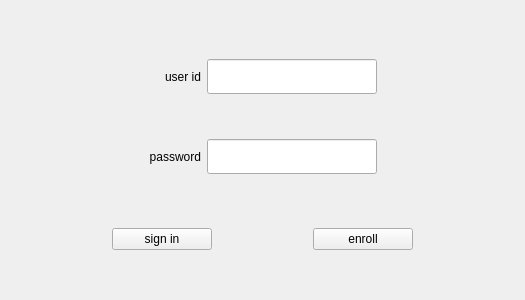
<?xml version="1.0" encoding="UTF-8"?>
<ui version="4.0">
 <class>ChatClient</class>
 <widget class="QWidget" name="ChatClient">
  <property name="geometry">
   <rect>
    <x>0</x>
    <y>0</y>
    <width>525</width>
    <height>300</height>
   </rect>
  </property>
  <property name="minimumSize">
   <size>
    <width>525</width>
    <height>300</height>
   </size>
  </property>
  <property name="maximumSize">
   <size>
    <width>800</width>
    <height>420</height>
   </size>
  </property>
  <property name="windowTitle">
   <string>Form</string>
  </property>
  <property name="autoFillBackground">
   <bool>false</bool>
  </property>
  <layout class="QVBoxLayout" name="verticalLayout">
   <item>
    <spacer name="verticalSpacer">
     <property name="orientation">
      <enum>Qt::Vertical</enum>
     </property>
     <property name="sizeHint" stdset="0">
      <size>
       <width>20</width>
       <height>40</height>
      </size>
     </property>
    </spacer>
   </item>
   <item>
    <widget class="QWidget" name="widget" native="true">
     <layout class="QGridLayout" name="gridLayout_2">
      <item row="2" column="2">
       <widget class="QLineEdit" name="passwordEdit">
        <property name="sizePolicy">
         <sizepolicy hsizetype="Fixed" vsizetype="Fixed">
          <horstretch>0</horstretch>
          <verstretch>0</verstretch>
         </sizepolicy>
        </property>
        <property name="minimumSize">
         <size>
          <width>170</width>
          <height>35</height>
         </size>
        </property>
        <property name="maximumSize">
         <size>
          <width>200</width>
          <height>50</height>
         </size>
        </property>
        <property name="mouseTracking">
         <bool>true</bool>
        </property>
        <property name="tabletTracking">
         <bool>false</bool>
        </property>
        <property name="focusPolicy">
         <enum>Qt::ClickFocus</enum>
        </property>
        <property name="text">
         <string/>
        </property>
        <property name="echoMode">
         <enum>QLineEdit::Password</enum>
        </property>
        <property name="dragEnabled">
         <bool>false</bool>
        </property>
       </widget>
      </item>
      <item row="0" column="3">
       <spacer name="horizontalSpacer_2">
        <property name="orientation">
         <enum>Qt::Horizontal</enum>
        </property>
        <property name="sizeHint" stdset="0">
         <size>
          <width>40</width>
          <height>20</height>
         </size>
        </property>
       </spacer>
      </item>
      <item row="0" column="0">
       <spacer name="horizontalSpacer">
        <property name="orientation">
         <enum>Qt::Horizontal</enum>
        </property>
        <property name="sizeHint" stdset="0">
         <size>
          <width>40</width>
          <height>20</height>
         </size>
        </property>
       </spacer>
      </item>
      <item row="0" column="2">
       <widget class="QLineEdit" name="userIdEdit">
        <property name="sizePolicy">
         <sizepolicy hsizetype="Fixed" vsizetype="Fixed">
          <horstretch>0</horstretch>
          <verstretch>0</verstretch>
         </sizepolicy>
        </property>
        <property name="minimumSize">
         <size>
          <width>170</width>
          <height>35</height>
         </size>
        </property>
        <property name="maximumSize">
         <size>
          <width>200</width>
          <height>50</height>
         </size>
        </property>
        <property name="mouseTracking">
         <bool>true</bool>
        </property>
        <property name="tabletTracking">
         <bool>false</bool>
        </property>
        <property name="focusPolicy">
         <enum>Qt::ClickFocus</enum>
        </property>
        <property name="text">
         <string/>
        </property>
       </widget>
      </item>
      <item row="0" column="1">
       <widget class="QLabel" name="userIdLabel">
        <property name="text">
         <string>user id</string>
        </property>
        <property name="textFormat">
         <enum>Qt::AutoText</enum>
        </property>
        <property name="alignment">
         <set>Qt::AlignRight|Qt::AlignTrailing|Qt::AlignVCenter</set>
        </property>
        <property name="margin">
         <number>2</number>
        </property>
        <property name="indent">
         <number>-1</number>
        </property>
       </widget>
      </item>
      <item row="2" column="1">
       <widget class="QLabel" name="passwordLabel">
        <property name="text">
         <string>password</string>
        </property>
        <property name="alignment">
         <set>Qt::AlignRight|Qt::AlignTrailing|Qt::AlignVCenter</set>
        </property>
        <property name="margin">
         <number>2</number>
        </property>
       </widget>
      </item>
      <item row="1" column="2">
       <spacer name="verticalSpacer_4">
        <property name="orientation">
         <enum>Qt::Vertical</enum>
        </property>
        <property name="sizeHint" stdset="0">
         <size>
          <width>20</width>
          <height>40</height>
         </size>
        </property>
       </spacer>
      </item>
     </layout>
    </widget>
   </item>
   <item>
    <spacer name="verticalSpacer_3">
     <property name="orientation">
      <enum>Qt::Vertical</enum>
     </property>
     <property name="sizeHint" stdset="0">
      <size>
       <width>20</width>
       <height>40</height>
      </size>
     </property>
    </spacer>
   </item>
   <item>
    <widget class="QWidget" name="widget_2" native="true">
     <layout class="QHBoxLayout" name="horizontalLayout">
      <property name="spacing">
       <number>0</number>
      </property>
      <property name="leftMargin">
       <number>0</number>
      </property>
      <property name="topMargin">
       <number>0</number>
      </property>
      <property name="rightMargin">
       <number>0</number>
      </property>
      <property name="bottomMargin">
       <number>0</number>
      </property>
      <item>
       <widget class="QPushButton" name="signinBtn">
        <property name="maximumSize">
         <size>
          <width>100</width>
          <height>35</height>
         </size>
        </property>
        <property name="text">
         <string>sign in</string>
        </property>
       </widget>
      </item>
      <item>
       <widget class="QPushButton" name="enrollBtn">
        <property name="maximumSize">
         <size>
          <width>100</width>
          <height>35</height>
         </size>
        </property>
        <property name="text">
         <string>enroll</string>
        </property>
       </widget>
      </item>
     </layout>
    </widget>
   </item>
   <item>
    <spacer name="verticalSpacer_2">
     <property name="orientation">
      <enum>Qt::Vertical</enum>
     </property>
     <property name="sizeHint" stdset="0">
      <size>
       <width>20</width>
       <height>40</height>
      </size>
     </property>
    </spacer>
   </item>
  </layout>
 </widget>
 <resources/>
 <connections/>
</ui>
